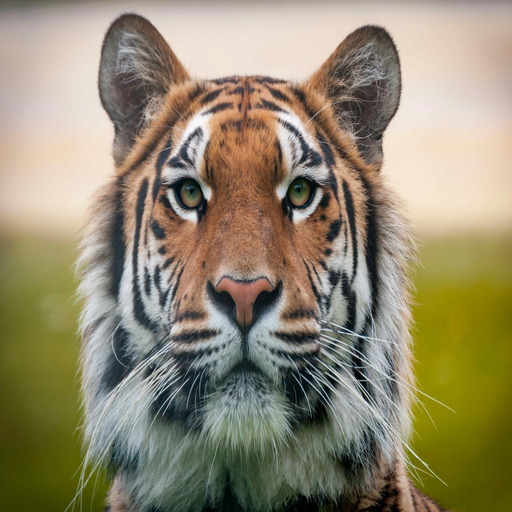
#> input picture TP_Compression2/08.png, 512 x 512 px
$ jupyter execute --allow-errors compression.ipynb
#> lines starting #> are read from the running program, lines starting #| are printed output that depends on the picture; long printed decimals are rounded
[cell 1]
import numpy as np
import cv2
from matplotlib import pyplot as plt
import pywt # librairie ondelettes PyWavelets
import itertools

[cell 2]
I = cv2.imread("08.png", cv2.IMREAD_GRAYSCALE)
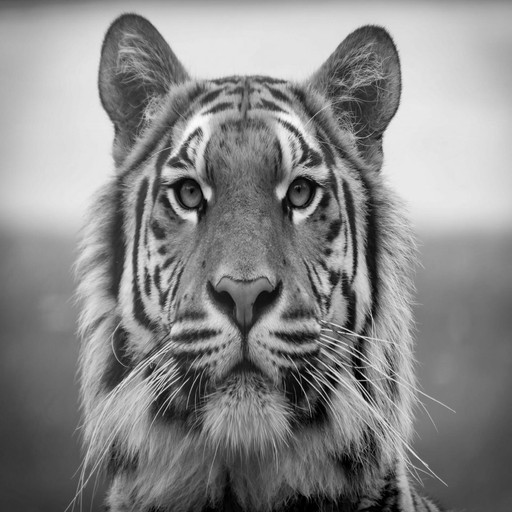
#> I: shape (512, 512); min 0, max 251, mean 136.7
plt.imshow(I, cmap='gray')
plt.axis('off')
# plt.title("Image original en niveaux de gris")
plt.show()

[cell 3]
def zigzag_order(matrix):
    """
    Retourne un tableau 1D contenant les éléments de la matrice en ordre zigzag.
    """
    rows, col = matrix.shape
    Lim_col= col-1
    Lim_rows = rows-1
    result = []

    for Sxy in range(Lim_col+ 1):
        if Sxy % 2 != 0:  # Si Sxy est impair
            for i in range(Sxy + 1):
                j = Sxy - i
                result.append(matrix[i][j])
        else:  # Si Sxy est pair
            for j in range(Sxy + 1):
                i = Sxy - j
                result.append(matrix[i][j])

    # Deuxième partie (Sxy de Lim_col+1 à Lim_rows)
    for Sxy in range(Lim_col+ 1, Lim_rows + 1):
        if Sxy % 2 != 0:  # Si Sxy est impair
            for i in range(Sxy - Lim_col, Lim_col+ 1):
                j = Sxy - i
                result.append(matrix[i][j])
        else:  # Si Sxy est pair
            for j in range(Sxy - Lim_col, Lim_col+ 1):
                i = Sxy - j
                result.append(matrix[i][j])
    return np.array(result)

[cell 4]
#Codage par plage :
def run_length_encoding(X,n_bit):
    """
    Effectue un codage par plage sur un vecteur binaire X.
    Retourne une liste de tuples (valeur, longueur de la plage).
    """
    if len(X) == 0:
        return []
    max

    maximum = 0
    for i in range(n_bit):
        maximum+=2**i
    # Liste pour stocker les paires (valeur, longueur)
    encoded = []

    # Initialisation des variables
    current_value = X[0]
    if current_value!=1:
        encoded.append(0)

    count = 1
    # Parcours du vecteur à partir du deuxième élément
    for i in range(1, len(X)):
        if count==maximum:
            encoded.append(count)
            current_value = X[i]  # Changer de valeur
            count = 0

        if X[i] == current_value:
            count += 1  # Si la valeur est identique, on augmente le compteur
        else:
            encoded.append(count)
            current_value = X[i]  # Changer de valeur
            count = 1  # Réinitialiser le compteur


    # Ajouter la dernière plage
    encoded.append(count)

    return encoded

#> (the rest of this cell did not finish here and is left out)

[cell 5]
def min_bits_to_code(values):
    """
    Retourne le nombre de bits minimum nécessaires pour coder tous les nombres dans la liste,
    en tenant compte des nombres négatifs et positifs.
    """
    # Vérifier la liste est vide
    # if not values:
    #     return 0  # Pas de valeurs à coder

    # Convertir les valeurs en entiers Python pour pouvoir utiliser bit_length()
    max_value = max(map(int, values))
    num_bits = max_value.bit_length()

    # Si la liste contient des nombres négatifs, ajouter 1 bit pour le signe
    if any(val < 0 for val in values):
        num_bits += 1

    return num_bits

Optimisation

[cell 6]
# Initialisation des variables
blocs = []  # Liste pour stocker les blocs
blocs_dct = []  # Liste pour stocker les blocs
blocs_quantifies = []  # Liste pour stocker les blocs quantifiés
blocs_pos = []  # Liste pour stocker les blocs de position
blocs_reco = []  # Liste pour stocker les blocs reconstruits
taille = 0
taille_sans_codage_position = 0
taille_optim = 0
taille_sans_codage_position_p = 0
taille_sans_codage_position_v = 0
n_bits = 3

def soustrait_previous_max(valeurs,previous_val):
    new_previous = previous_val
    for i in range(len(valeurs)):
        val = valeurs[i]
        if abs(val)>abs(new_previous):
            new_previous = val

        if abs(val-previous_val)<100:
            valeurs[i]=val-previous_val

    return valeurs, new_previous


Z = np.array([
    [16, 11, 10, 16, 24, 40, 51, 61],
    [12, 12, 14, 19, 26, 58, 60, 55],
    [14, 13, 16, 24, 40, 57, 69, 56],
    [14, 17, 22, 29, 51, 87, 80, 62],
    [18, 22, 37, 56, 68, 109, 103, 77],
    [24, 35, 55, 64, 81, 104, 113, 92],
    [49, 64, 78, 87, 103, 121, 120, 101],
    [72, 92, 95, 98, 112, 100, 103, 99]
])

# Diviser l'image en blocs 8x8 et stocker dans une liste
x, y = I.shape
#> x = 512; y = 512
for u in range(0, x, 8):
    for v in range(0, y, 8):
        bloc = I[u:u+8, v:v+8]
        blocs.append((u, v, bloc))  # Ajouter le bloc avec ses indices (u, v)
#> after the loop, blocs = 4096 items

# Traiter chaque bloc de manière individuelle
previous_val_max = 0
tempo = 0
for u, v, bloc in blocs:
    # Calcul de la DCT sur le bloc
    bloc_dct = cv2.dct(np.float32(bloc))
    blocs_dct.append((u, v, bloc_dct))

    # Quantification
    bloc_quantifie = np.fix(bloc_dct / Z) # arrondis le plus proche de 0
    blocs_quantifies.append((u, v, bloc_quantifie))  # Ajouter le bloc quantifié à la liste

    # Matrice de position (1 si quantifié > 0, 0 sinon)
    bloc_pos = (bloc_quantifie > 0).astype(int)
    blocs_pos.append((u, v, bloc_pos))  # Ajouter le bloc de position à la liste

    # Vecteur de position en zigzag
    zigzag_sequence = zigzag_order(bloc_pos)

    # Encodage par run-length
    positions_code = run_length_encoding(zigzag_sequence, n_bits)

    # Valeurs à encoder
    valeurs = bloc_quantifie[bloc_quantifie!=0]
    min_bit = min_bits_to_code(valeurs)

    taille_sans_codage_position_p += n_bits * len(positions_code)
    taille_sans_codage_position_v += min_bit * len(valeurs)
    taille += n_bits * len(positions_code) + min_bit * len(valeurs)
    taille_sans_codage_position += 1 * len(zigzag_sequence) + min_bit * len(valeurs)

    valeurs_optim = valeurs
    tempo = valeurs[0]
    valeurs_optim[0] = valeurs[0] - previous_val_max
    previous_val_max = tempo
    # valeurs_optim,previous_val_max = soustrait_previous_max(valeurs,previous_val_max)
    min_bit_optim = min_bits_to_code(valeurs_optim)
    taille_optim += n_bits * len(positions_code) + min_bit_optim * len(valeurs_optim)


    # Mise à jour de la taille (compression)


    # Reconstruction de l'imagette avec iDCT
    bloc_reconstruit = cv2.idct(bloc_quantifie.astype(np.float32) * Z)
    blocs_reco.append((u, v, bloc_reconstruit))  # Ajouter le bloc reconstruit à la liste
#> this loop made 4096 passes
#> v on passes 29 to 31: 224, 232, 240

# Taille originale de l'image
taille_ori = x * y * 8

# Affichage de la taille
print("Taille de l'image originale : ", taille_ori)
#| Taille de l'image originale :  2097152
print("")
print("Avec codage par plage sans optim")
print("Taille de l'image compressée : ", taille)
#| Taille de l'image compressée :  277994
print("Taux de compression : ", taille_ori / taille)
#| Taux de compression :  7.544
print("")

print("Avec codage par plage avec optim")
print("Taille de l'image compressée : ", taille_optim)
#| Taille de l'image compressée :  212059
print("Taux de compression : ", taille_ori / taille_optim)
#| Taux de compression :  9.889
print("")

print("Sans codage par plage sans optim")
print("Taille de l'image compressée : ", taille_sans_codage_position)
#| Taille de l'image compressée :  322790
print("Taux de compression : ", taille_ori / taille_sans_codage_position)
#| Taux de compression :  6.497
print("taille_sans_codage_position_p : ", taille_sans_codage_position_p)
#| taille_sans_codage_position_p :  102660
print("taille_sans_codage_position_v : ", taille_sans_codage_position_v)
#| taille_sans_codage_position_v :  175334

# Affichage des résultats
plt.figure(figsize=(12, 6))

# Affichage de l'image originale et de l'image reconstruite
# Reconstruction de l'image complète à partir des blocs
I_reco =  np.zeros((x,y),np.float32)
for u, v, bloc_reconstruit in blocs_reco:
    I_reco[u:u+8, v:v+8] = bloc_reconstruit
#> this loop made 4096 passes
#> v on passes 1 to 3: 0, 8, 16
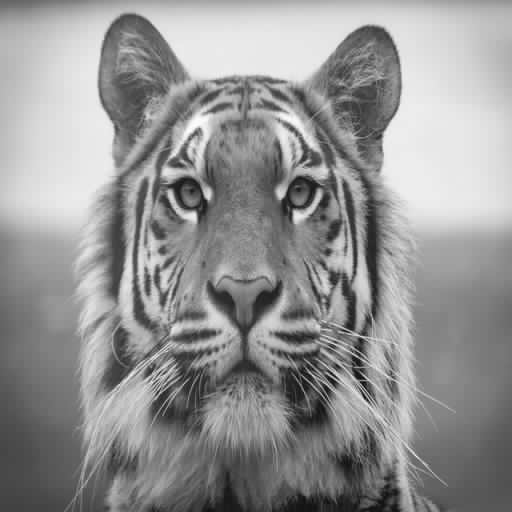
#> I_reco: shape (512, 512) float32; min -23.84, max 250.7, mean 135.7; drawn with min black and max white

plt.subplot(1, 2, 1)
plt.imshow(I, cmap='gray')
plt.title("Image Originale")

plt.subplot(1, 2, 2)
plt.imshow(I_reco, cmap='gray')
plt.title("Image Reconstruite")

# Affichage de la DCT et de son histogramme
plt.figure(figsize=(12, 6))
plt.subplot(1, 2, 1)
I_dct_complet = np.zeros_like(I)
x, y = I.shape
I_dct = np.zeros((x,y),np.float32)
for u, v, bloc_dct in blocs_dct:
    I_dct_complet[u:u+8, v:v+8] = np.log1p(bloc_dct)
    I_dct[u:u+8, v:v+8] = bloc_dct # On applique la DCT directement dans la reconstruction de l'image
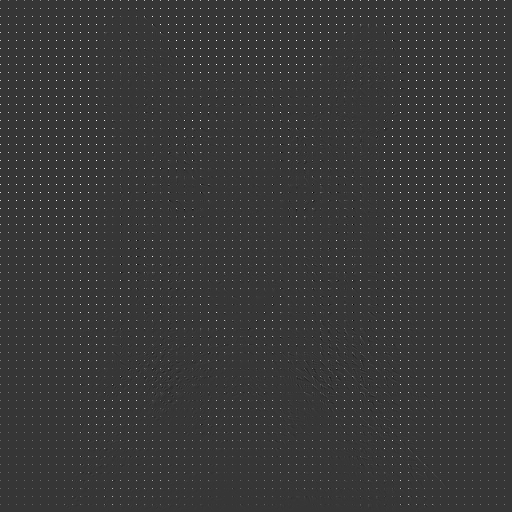
#> I_dct: shape (512, 512) float32; min -521.2, max 1908.1, mean 17.1; drawn with min black and max white
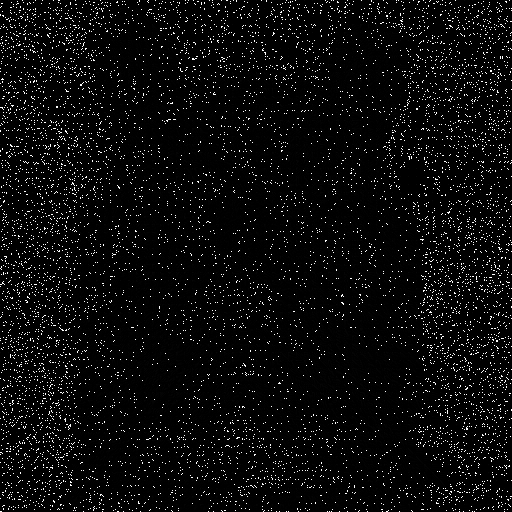
#> I_dct_complet: shape (512, 512); min 0, max 255, mean 11
plt.imshow(np.log1p(np.abs(I_dct)), cmap='gray')
plt.title("DCT de l'Image")

# Histogramme de la DCT avec barres
plt.subplot(1, 2, 2)
hist_dct, bins_dct = np.histogram(I_dct, bins=256)
bin_centers_dct = 0.5 * (bins_dct[:-1] + bins_dct[1:])  # Calculer les centres des bins
# plt.bar(bin_centers_dct, hist_dct, width=(bins_dct[1] - bins_dct[0]), color='blue', alpha=0.7)
plt.plot(bins_dct[0:-1],hist_dct)
plt.xlim(-5000, 5000)  # Ajuster les limites en fonction des données
plt.title("Histogramme de la DCT")

# Affichage de la matrice T (après quantification) et de son histogramme
plt.figure(figsize=(12, 6))
plt.subplot(1, 2, 1)
T_complet =  np.zeros((x,y),np.float32)
T_complet_norm =  np.zeros((x,y),np.float32)
for u, v, bloc_quantifie in blocs_quantifies:
    T_complet[u:u+8, v:v+8] = bloc_quantifie
    # T_complet_norm[u:u+8, v:v+8] = np.log1p(bloc_quantifie)

plt.imshow(np.log1p(np.abs(T_complet)), cmap='gray')
plt.title("Matrice Quantifiée T")

# Histogramme de la matrice T avec barres
plt.subplot(1, 2, 2)
hist_dct, bins_dct = np.histogram(T_complet, bins=256)
bin_centers_dct = 0.5 * (bins_dct[:-1] + bins_dct[1:])  # Calculer les centres des bins
plt.plot(bins_dct[0:-1],hist_dct)
plt.xlim(-500, 500)  # Ajuster les limites en fonction des données
plt.title("Histogramme de T")

plt.tight_layout()
plt.show()
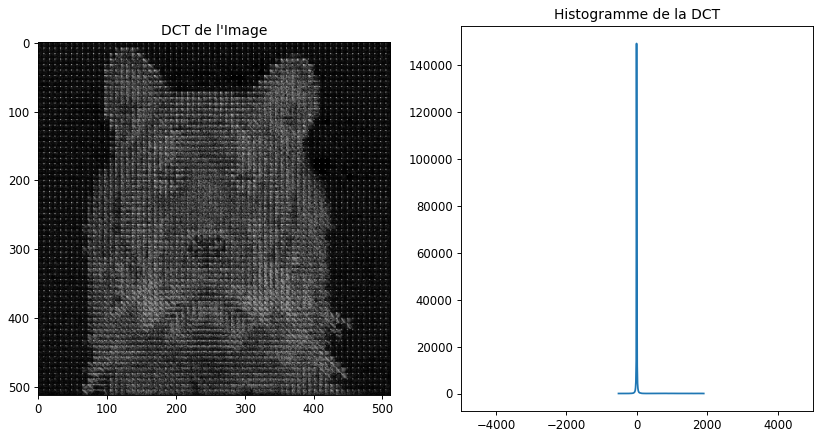
#> figure drawn by matplotlib, 2 panels; panel 2: curve peaks at x = -8.79, y = 149162
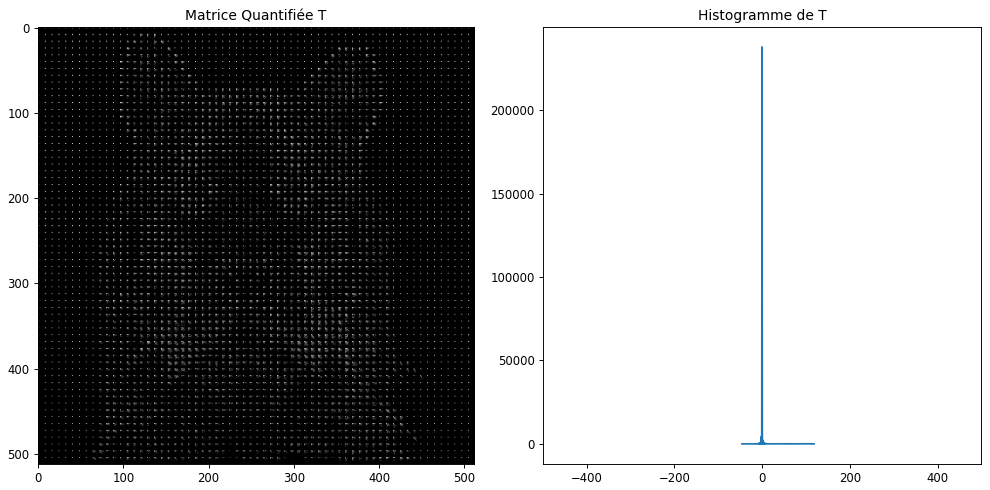
#> figure drawn by matplotlib, 2 panels; panel 2: curve peaks at x = -0.238, y = 237875
